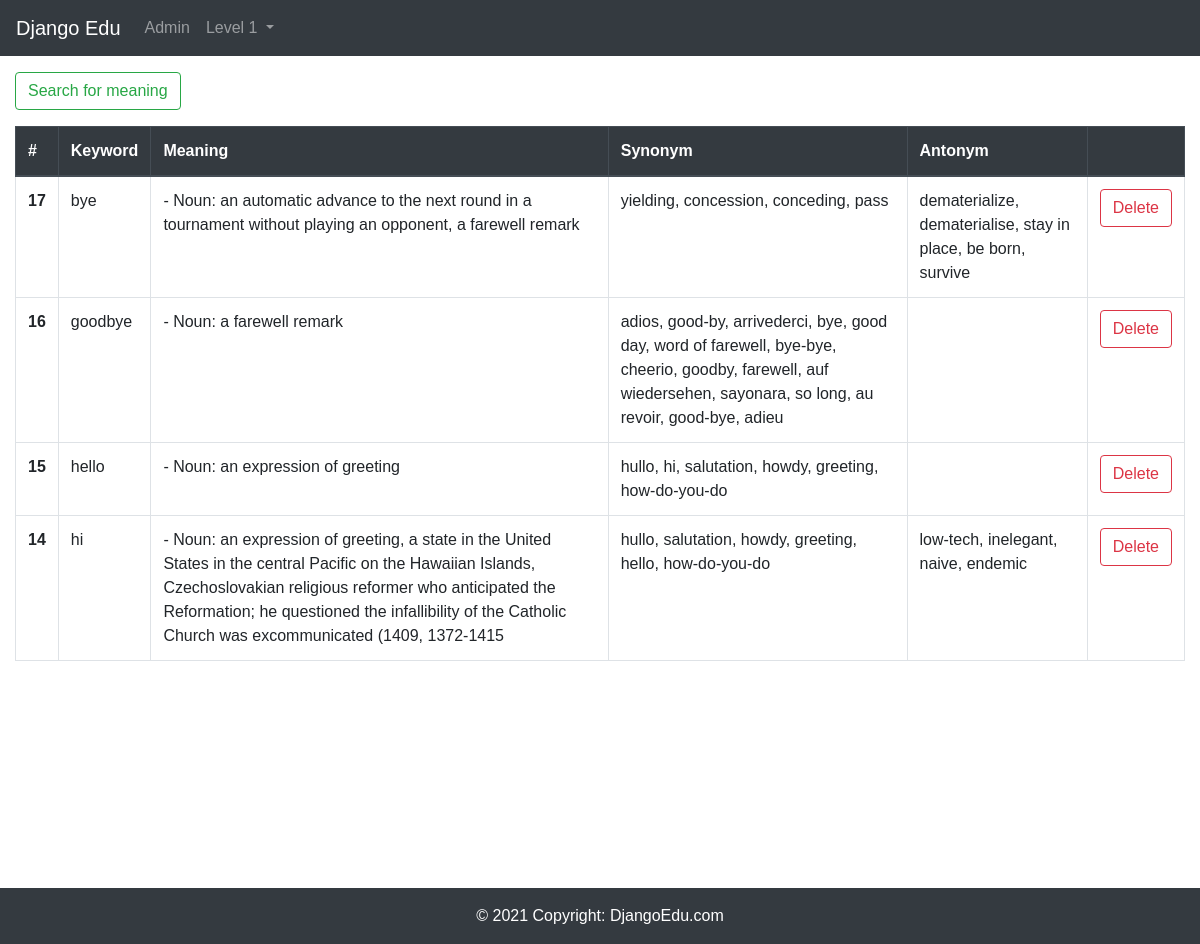
The page /dictionaries/ on the database its author committed.
### dictionaries/models.py (models this page shows, shortened)
class Word(models.Model):
    keyword = models.CharField(max_length=255)
    meaning = models.TextField()
    synonym = models.TextField(null=True, blank=True)
    antonym = models.TextField(null=True, blank=True)
    date_created = models.DateTimeField(default=timezone.now)

### dictionaries/views.py (the view)
# urls.py: path('', views.index, name='index'),
def index(request):
    return render(request, 'dictionaries/index.html', {
        'words': Word.objects.all().order_by('id').reverse(),
    })

### dictionaries/templates/dictionaries/index.html (shortened to what this page needs)
{% extends 'layouts/base.html' %}
{% block content %}
<div class="container-fluid">
  <button
    type="button"
    class="btn btn-outline-success"
    data-toggle="modal"
    data-target="#modal-dictionary"
  >
    Search for meaning
  </button>
  <div class="table-responsive">
    <table class="table table-bordered table-hover mt-3">
      <thead class="thead-dark">
        <tr>
          <th scope="col">#</th>
          <th scope="col">Keyword</th>
          <th scope="col">Meaning</th>
          <th scope="col">Synonym</th>
          <th scope="col">Antonym</th>
          <th scope="col"></th>
        </tr>
      </thead>
      <tbody>
        {% if words|length > 0 %}
          {% for word in words %}
          <tr>
            <th scope="row">{{ word.id }}</th>
            <td>{{ word.keyword }}</td>
            <td>{{ word.meaning }}</td>
            <td>{{ word.synonym }}</td>
            <td>{{ word.antonym }}</td>
            <td class="text-center">
              <button
                type="button"
                class="btn btn-outline-danger btn-delete-word"
                data-word-id="{{ word.id }}"
              >
                Delete
              </button>
            </td>
          </tr>
          {% endfor %}
        {% else %}
        <td colspan="6" class="text-center">No words available.</td>
        {% endif %}
      </tbody>
    </table>
  </div>
</div>
{% endblock content %}

### static/css/base.css (style rules this page uses)
*, *::before, *::after { box-sizing: inherit; margin: 0; padding: 0; }
body { box-sizing: border-box; margin: 0; font-family: Arial, Helvetica, sans-serif; }

### rows shown on the page
Word: id "17", keyword "bye", meaning "- Noun: an automatic advance to the next round in a tournament without playing an opponent, a farewell remark", synonym "yielding, concession, conceding, pass", antonym "dematerialize, dematerialise, stay in place, be born, survive"
Word: id "16", keyword "goodbye", meaning "- Noun: a farewell remark", synonym "adios, good-by, arrivederci, bye, good day, word of farewell, bye-bye, cheerio, goodby, farewell, auf wiedersehen, sayonara, so long, au revoir, good-bye, adieu"
Word: id "15", keyword "hello", meaning "- Noun: an expression of greeting", synonym "hullo, hi, salutation, howdy, greeting, how-do-you-do"
Word: id "14", keyword "hi", meaning "- Noun: an expression of greeting, a state in the United States in the central Pacific on the Hawaiian Islands, Czechoslovakian religious reformer who anticipated the Reformation; he questioned the infallibility of the Catholic Church was excommunicated (1409, 1372-1415", synonym "hullo, salutation, howdy, greeting, hello, how-do-you-do", antonym "low-tech, inelegant, naive, endemic"
